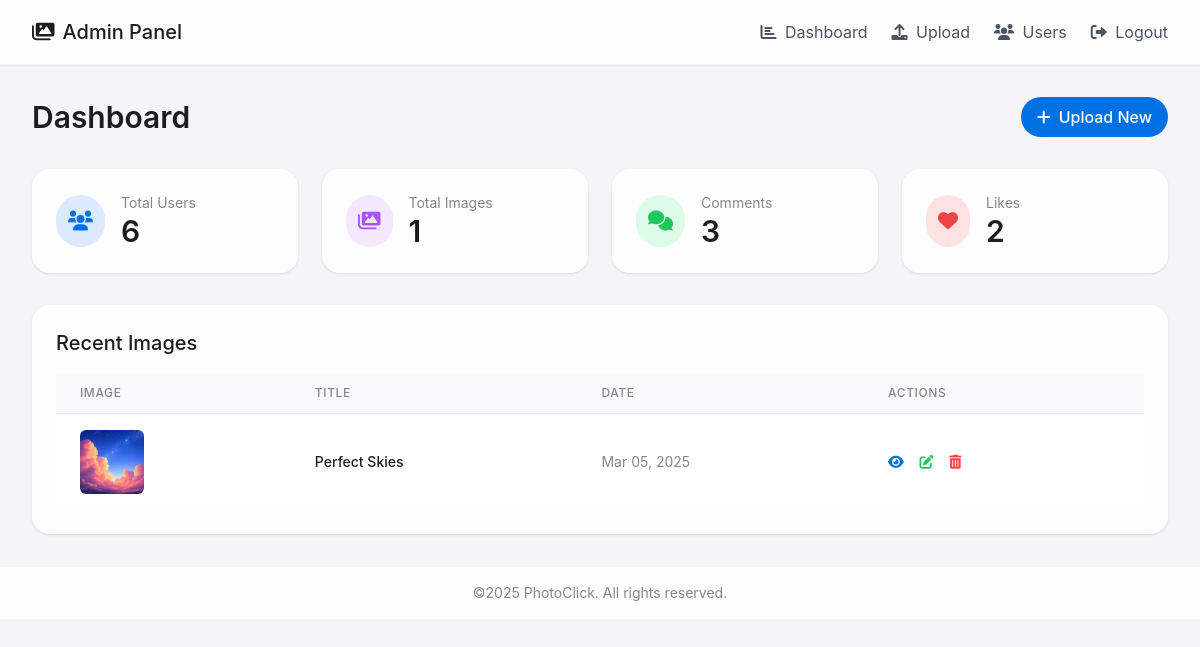
Page /admin/ (signed in) on the committed database.
### app/models.py (models this page shows, shortened)
class Image(db.Model):
    __tablename__ = 'images'
    image_id = db.Column(db.Integer, primary_key=True)
    title = db.Column(db.String(255), nullable=False)
    desc = db.Column(db.Text, nullable=True)
    date = db.Column(db.DateTime, default=datetime.utcnow)  # ✅ Store as `datetime`
    location = db.Column(db.String(255), nullable=True)
    like_count = db.Column(db.Integer, default=0)
    comments = db.relationship('Comment', backref='image', lazy=True)
    likes = db.relationship('Like', backref='image', lazy=True)

### app/api/admin_routes.py (the view)
@admin_bp.route("/")
def dashboard():
    if not is_admin_logged_in():
        return redirect(url_for("api.admin_bp.admin_login"))
    total_users = User.query.count()
    total_images = Image.query.count()
    total_comments = Comment.query.count()
    total_likes = Like.query.count()
    recent_images = Image.query.order_by(Image.date.desc()).limit(10).all()
    return render_template("admin/admin_dashboard.html",
                           users=total_users, images=total_images,
                           comments=total_comments, likes=total_likes,
                           recent_images=recent_images)  # ✅ Pass images

### app/api/admin_routes.py (called while the page is built)
@admin_bp.context_processor
def inject_admin_status():
    return dict(is_admin_logged_in=is_admin_logged_in)

### app/services/admin_auth.py (called while the page is built)
def is_admin_logged_in():
    return session.get("admin_logged_in", False)

### app/templates/admin/admin_dashboard.html (shortened to what this page needs)
{% extends "admin/admin_base.html" %}
{% block content %}
    <div class="space-y-8">
        <div class="flex justify-between items-center">
            <h1 class="text-3xl font-semibold text-apple-dark">Dashboard</h1>
            <a href="{{ url_for('api.admin_bp.upload_image') }}" class="apple-btn text-white py-2 px-4 font-medium">
                <i class="fas fa-plus mr-2"></i>Upload New
            </a>
        </div>
        <div class="grid grid-cols-1 md:grid-cols-2 lg:grid-cols-4 gap-6">
            <div class="apple-card p-6 shadow">
                <div class="flex items-center">
                    <div class="rounded-full bg-blue-100 p-3 mr-4">
                        <i class="fas fa-users text-apple-blue text-xl"></i>
                    </div>
                    <div>
                        <p class="text-apple-gray text-sm">Total Users</p>
                        <p class="text-3xl font-semibold text-apple-dark">{{ users }}</p>
                    </div>
                </div>
            </div>
            <div class="apple-card p-6 shadow">
                <div class="flex items-center">
                    <div class="rounded-full bg-purple-100 p-3 mr-4">
                        <i class="fas fa-images text-purple-500 text-xl"></i>
                    </div>
                    <div>
                        <p class="text-apple-gray text-sm">Total Images</p>
                        <p class="text-3xl font-semibold text-apple-dark">{{ images }}</p>
                    </div>
                </div>
            </div>
            <div class="apple-card p-6 shadow">
                <div class="flex items-center">
                    <div class="rounded-full bg-green-100 p-3 mr-4">
                        <i class="fas fa-comments text-green-500 text-xl"></i>
                    </div>
                    <div>
                        <p class="text-apple-gray text-sm">Comments</p>
                        <p class="text-3xl font-semibold text-apple-dark">{{ comments }}</p>
                    </div>
                </div>
            </div>
            <div class="apple-card p-6 shadow">
                <div class="flex items-center">
                    <div class="rounded-full bg-red-100 p-3 mr-4">
                        <i class="fas fa-heart text-red-500 text-xl"></i>
                    </div>
                    <div>
                        <p class="text-apple-gray text-sm">Likes</p>
                        <p class="text-3xl font-semibold text-apple-dark">{{ likes }}</p>
                    </div>
                </div>
            </div>
        </div>
        <div class="apple-card p-6 shadow">
            <h2 class="text-xl font-medium text-apple-dark mb-4">Recent Images</h2>
            {% if recent_images and recent_images|length > 0 %}
                <div class="overflow-x-auto">
                    <table class="min-w-full divide-y divide-gray-200">
                        <thead class="bg-gray-50">
                        <tr>
                            <th class="px-6 py-3 text-left text-xs font-medium text-apple-gray uppercase tracking-wider">
                                Image
                            </th>
                            <th class="px-6 py-3 text-left text-xs font-medium text-apple-gray uppercase tracking-wider">
                                Title
                            </th>
                            <th class="px-6 py-3 text-left text-xs font-medium text-apple-gray uppercase tracking-wider">
                                Date
                            </th>
                            <th class="px-6 py-3 text-left text-xs font-medium text-apple-gray uppercase tracking-wider">
                                Actions
                            </th>
                        </tr>
                        </thead>
                        <tbody class="bg-white divide-y divide-gray-200">
                        {% for image in recent_images %}
                            <tr>
                                <td class="px-6 py-4 whitespace-nowrap">
                                    <img src="{{ url_for('static', filename=image.location.replace('static/', '')) if image.location else '/static/images/default.jpg' }}"
                                         alt="{{ image.title if image.title else 'No Title' }}"
                                         class="h-16 w-16 object-cover rounded-md">
                                </td>
                                <td class="px-6 py-4 whitespace-nowrap">
                                    <div class="text-sm font-medium text-apple-dark">
                                        {{ image.title if image.title else 'Untitled' }}
                                    </div>
                                </td>
                                <td class="px-6 py-4 whitespace-nowrap">
                                    <div class="text-sm text-apple-gray">
                                        {{ image.date.strftime('%b %d, %Y') if image.date else 'No Date' }}
                                    </div>
                                </td>
                                <td class="px-6 py-4 whitespace-nowrap text-sm font-medium">
                                    <a href="{{ url_for('api.admin_bp.image_details', image_id=image.image_id) }}"
                                       class="text-apple-blue hover:text-apple-hover mr-3">
                                        <i class="fas fa-eye"></i>
                                    </a>
                                    <a href="{{ url_for('api.admin_bp.edit_image', image_id=image.image_id) }}"
                                       class="text-green-500 hover:text-green-600 mr-3">
                                        <i class="fas fa-edit"></i>
                                    </a>
                                    <form action="{{ url_for('api.admin_bp.delete_image', image_id=image.image_id) }}" method="POST" style="display:inline;">
                                        <button type="submit" class="text-red-500 hover:text-red-600 mr-3 border-none bg-transparent cursor-pointer"
                                                onclick="return confirm('Are you sure you want to delete this image?');">
                                            <i class="fas fa-trash-alt"></i>
                                        </button>
                                    </form>
                                </td>
                            </tr>
                        {% endfor %}
                        </tbody>
                    </table>
                </div>
            {% else %}
                <p class="text-gray-500 text-center">No images available.</p>
            {% endif %}
        </div>
    </div>
{% endblock %}

### app/templates/admin/admin_base.html (style rules this page uses)
body { font-family: -apple-system, BlinkMacSystemFont, 'Segoe UI', Roboto, Helvetica, Arial, sans-serif; }
.apple-btn { background-color: #0071e3; border-radius: 980px; padding: 0.25rem 1rem; transition: all 0.2s ease; }
.apple-card { border-radius: 18px; background-color: rgba(255, 255, 255, 0.8); backdrop-filter: blur(20px); -webkit-backdrop-filter: blur(20px); }

### rows in the picture
Image: location (picture), title "Perfect Skies", date "Mar 05, 2025"

### other values in the picture
{{ users }} "6"
{{ images }} "1"
{{ comments }} "3"
{{ likes }} "2"
